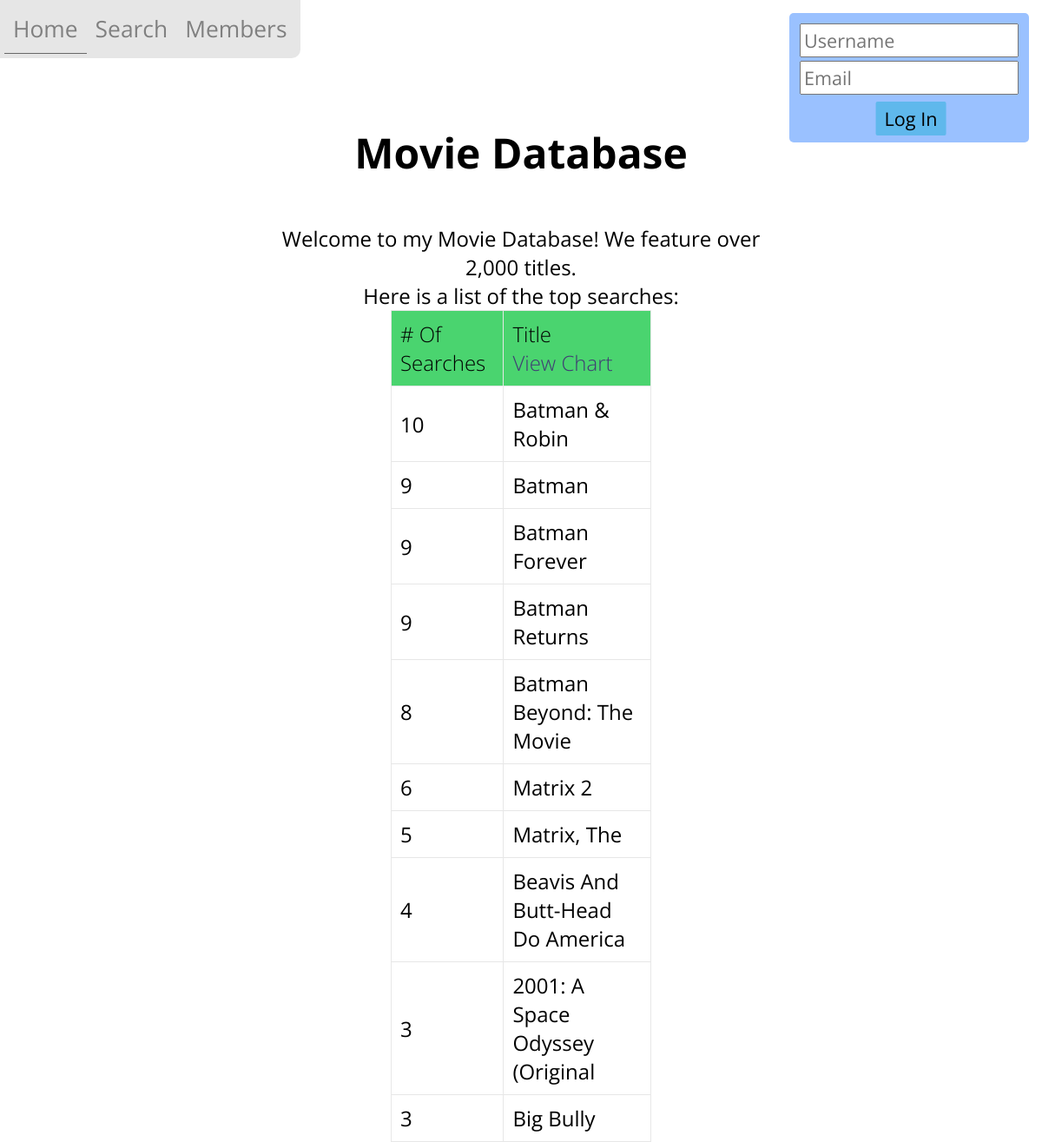
The page / on the database its author committed.
### tables this page shows
CREATE TABLE IF NOT EXISTS `top_searches` (
  `SearchID` int(10) NOT NULL,
  `ID` int(10) NOT NULL,
  `Title` varchar(32) NOT NULL,
  `SearchAmount` int(10) NOT NULL
);

### private/session.php (called while the page is built, shortened)
<?php
    class Session
    {
        private $logged_in;
        public function is_logged_in() {
            return $this->logged_in;
        }
        private function check_login()
        {
            if (isset($_SESSION['email'])) {
                $this->user_email  = $_SESSION['email'];
                $this->logged_in = true;
            } else {
                $this->logged_in = false;
            }
        }
    }
    $session = new Session();
?>

### private/db.php (called while the page is built, shortened)
<?php
class Database
{
    public $conn;
    function connect()
    {
        $this->conn = mysqli_connect(DB_SERVER, DB_USER, DB_PASS);
        if (!$this->conn) {
            die('DB Connection Failed ' . mysqli_error());
        } else {
            $db_select = mysqli_select_db($this->conn, DB_NAME);
        }
    }
    public function query($sql)
    {
        $result = mysqli_query($this->conn, $sql);
        return $result;
    }
}
    $database = new Database();
?>

### private/functions.php (called while the page is built, shortened)
<?php
    function query($sql)
    {
        global $database;
        return $database->query($sql);
    }
?>

### index.php (the view, shortened to what this page needs)
<html>
    <head>
        <link rel="stylesheet" href="style.css" />
    </head>
    <body>
        <ul id="nav">
            <li class="active"><a href="index.php">Home</a></li>
            <li><a href="public/search.php">Search</a></li>
            <li><a href="public/members.php">Members</a></li>
        </ul>
        <?php include 'public/login.php'; ?>
        <div id="content" class="home">
            <h1>Movie Database</h1>
            <p>Welcome to my Movie Database! We feature over 2,000 titles.
            <br/>
            Here is a list of the top searches: </p>
            <table>
                <tr>
                    <th># Of Searches</th>
                    <th>Title <br/><a href="public/top_movies.php" target="_blank">View Chart</a></th>
                </tr>
                <?php
                    $sql = "SELECT SearchAmount, Title, ID FROM top_searches ORDER BY SearchAmount DESC LIMIT 10";
                    $result = query($sql);
                if (mysqli_num_rows($result) > 0) {
                    while ($row = mysqli_fetch_assoc($result)) {
                        echo '<tr>';
                            echo '<td>' . $row['SearchAmount'] . '</td>';
                            echo '<td>' . $row['Title'] . '</td>';
                        echo '</tr>';
                    }
                }
                ?>
            </table>
        </div>
    </body>
</html>

### public/login.php (shortened to what this page needs)
<form class="login" method="post">
    <?php
        if ($session->is_logged_in()) {
            echo 'Welcome, ' . $_SESSION['username'] . '<br/>';
            if ($_SESSION['group'] === 'Admin' || $_SESSION['group'] === 'ACME') {
                if (user_needs_to_set_password($_SESSION['email'])) {
                    if (file_exists('public/members.php')) {
                        echo '<a href="public/members.php" style="color: red; text-decoration: none; font-weight: bold;">Change Password</a><br/>';
                    } else {
                        echo '<a href="members.php" style="color: red; text-decoration: none; font-weight: bold;">Change Password</a><br/>';
                    }
                }
            }
            echo '  <input type="submit" class="login-button logout" name="logout" value="Log Out" />';
            if (isset($_POST['logout'])) {
                $session->logout();
                header('Location: ' . $_SERVER["PHP_SELF"]);
            }
        } else {
            if (!$submitted = isset($_GET['user']) && isset($_GET['email']) !== '') {
                echo '<input type="text" name="username" placeholder="Username" /><br/>
                <input type="email" name="email" placeholder="Email" /><br/>';
            }
            echo '<input type="submit" name="submitLogin" class="login-button submit" value="Log In"/>';
        }
    ?>
</form>

### style.css (style rules this page uses)
* { padding: 0; margin: 0; font-family: 'Open Sans', sans-serif; }
#nav { position: fixed; font-size: 1.5vw; top: 0px; list-style: none; background: rgba(228, 228, 228, 0.911); padding: 5px; border-bottom-right-radius: 10px; z-index: 999; }
#nav li { float: left; padding: 10px; }
#nav li a { text-decoration: none; color: grey; }
#nav li.active { border-bottom: 1px solid rgb(104, 104, 104); }
#content { position: absolute; margin-top: 200px; left: 50%; transform: translate(-50%, -50%); }
#content.home { text-align: center; }
#content h1 { margin-top: 100px; margin-bottom: 50px; }
table { position: absolute; left: 50%; transform: translateX(-50%); border-collapse: collapse; }
table th { text-align: left; font-weight: 300; background: #4ad46f; }
table, th, td { padding: 10px; border: 1px solid rgb(231, 231, 231); }
table a { text-decoration: none; color: rgb(64, 59, 116); }
.login { background: rgba(121, 173, 255, 0.75); padding: 10px; border-radius: 5px; position: fixed; right: 15px; top: 15px; z-index: 999; }
.login input { margin: 2px; padding: 3px; font-size: 0.9vw; }
.login .login-button { border: none; border-radius: 2px; background: rgba(79, 183, 231, 0.781); position: relative; left: 50%; top: 4px; padding: 5px 10px; transform: translate(-50%); cursor: pointer; }
@media only screen and (min-device-width : 768px) and (max-device-width : 1223px) { #nav { font-size: 2.2vw; } }
@media only screen and (min-device-width : 768px) and (max-device-width : 1223px) { #content { font-size: 2vw; } }
@media only screen and (min-device-width : 768px) and (max-device-width : 1223px) { #content table { font-size: 2vw; } }
@media only screen and (min-device-width : 768px) and (max-device-width : 1223px) { .login { font-size: 1.8vw; } }
@media only screen and (min-device-width : 768px) and (max-device-width : 1223px) { .login input { font-size: 1.8vw; } }

### rows shown on the page
top_searches: SearchAmount "10", Title "Batman & Robin"
top_searches: SearchAmount "9", Title "Batman"
top_searches: SearchAmount "9", Title "Batman Forever"
top_searches: SearchAmount "9", Title "Batman Returns"
top_searches: SearchAmount "8", Title "Batman Beyond: The Movie"
top_searches: SearchAmount "6", Title "Matrix 2"
top_searches: SearchAmount "5", Title "Matrix, The"
top_searches: SearchAmount "4", Title "Beavis And Butt-Head Do America"
top_searches: SearchAmount "3", Title "2001: A Space Odyssey (Original"
top_searches: SearchAmount "3", Title "Big Bully"
